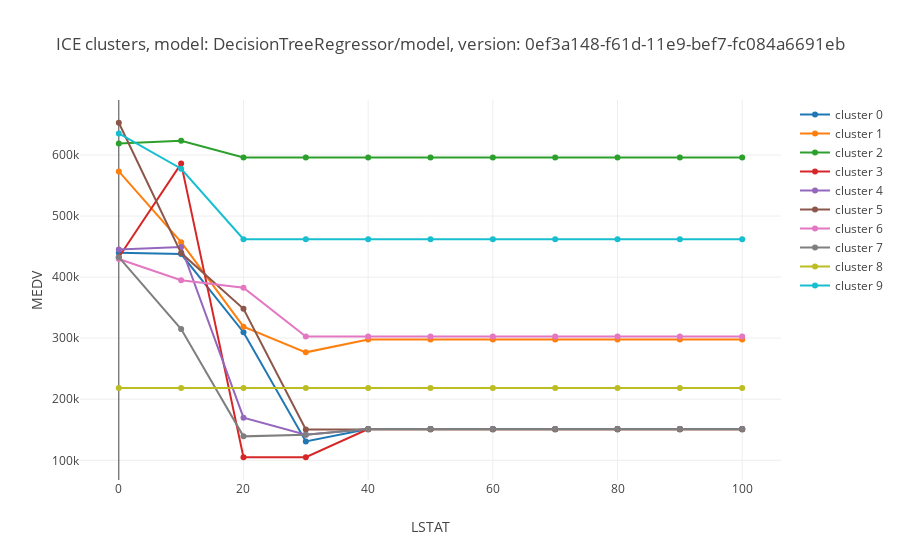

The notebook cell this image was saved under:
### Code cell
plot.ice_clusters(ice_results)
